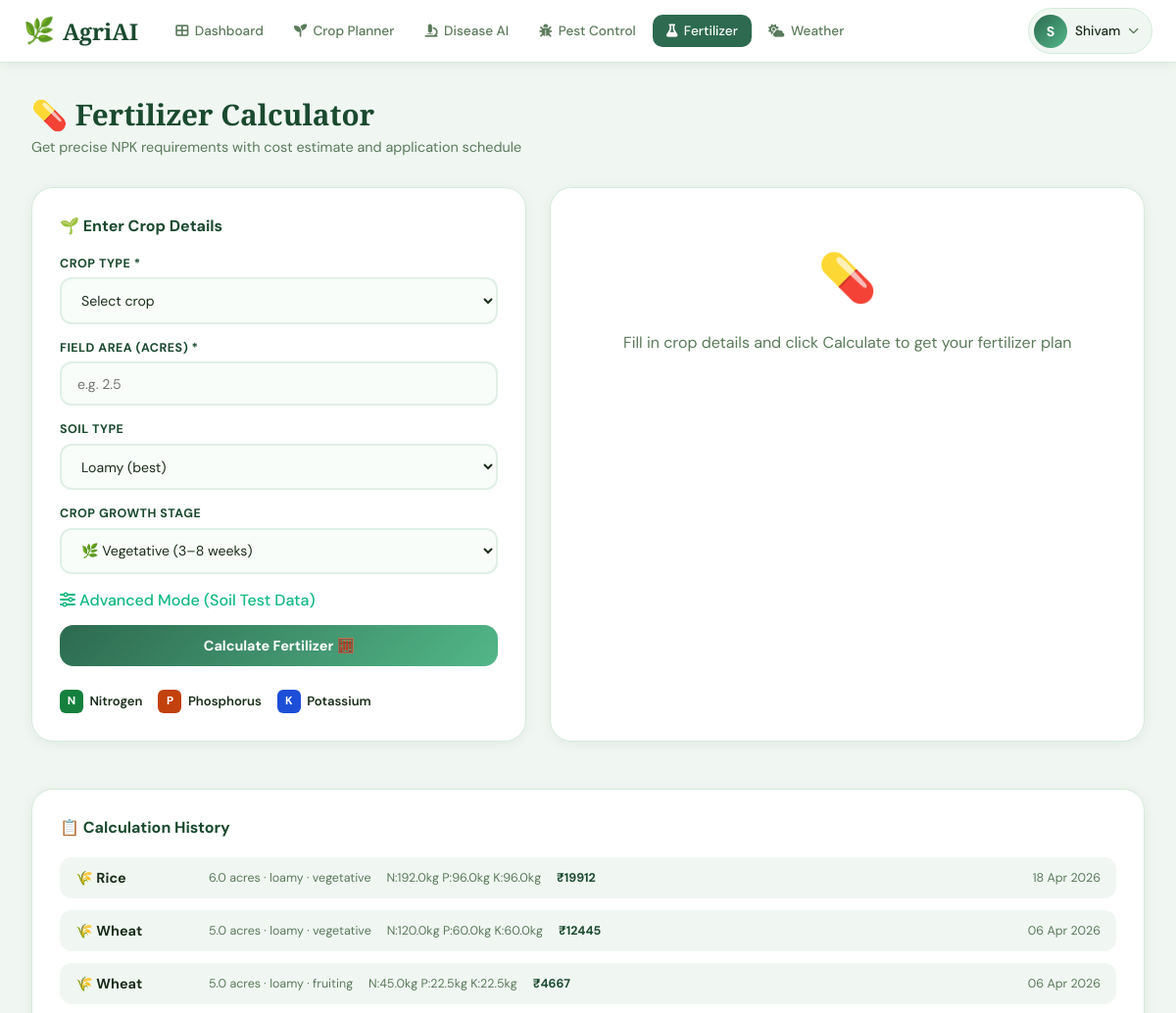
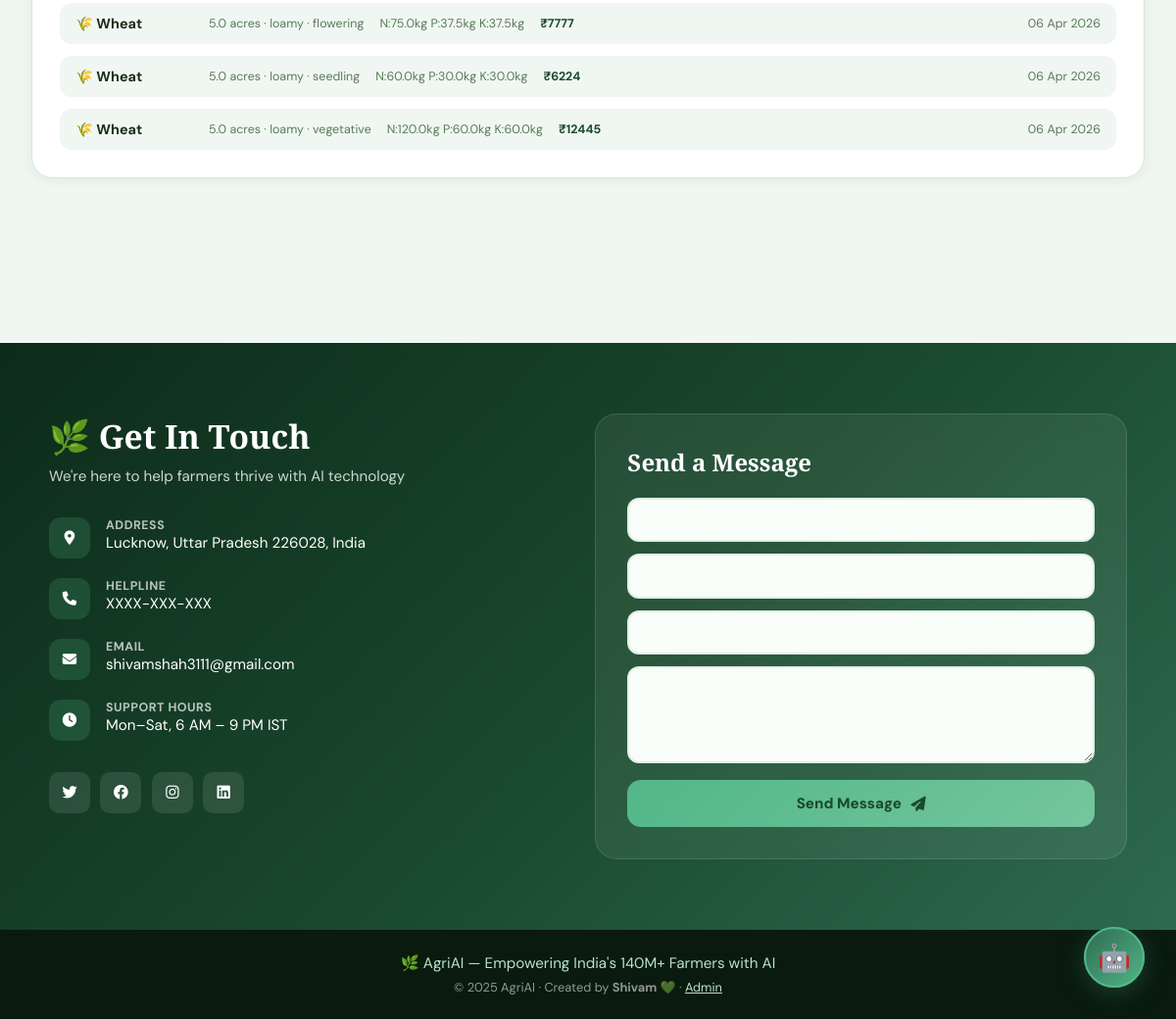
Screenshot of /fertilizer/ (signed in) with the database file from the repository (2 pictures, top to bottom).
### agriai_app/models.py (models this page shows)
class FertilizerLog(models.Model):
    user                 = models.ForeignKey(User, on_delete=models.CASCADE, related_name='fertilizer_logs')
    crop_name            = models.CharField(max_length=100)
    field_area           = models.FloatField()
    soil_type            = models.CharField(max_length=100)
    crop_stage           = models.CharField(max_length=100)
    nitrogen_kg          = models.FloatField(default=0)
    phosphorus_kg        = models.FloatField(default=0)
    potassium_kg         = models.FloatField(default=0)
    recommended_fertilizer= models.TextField(blank=True)
    application_schedule = models.TextField(blank=True)
    estimated_cost       = models.FloatField(null=True, blank=True)
    created_at           = models.DateTimeField(auto_now_add=True)
    class Meta:
        ordering = ['-created_at']

### agriai_app/views.py (the view)
# urls.py: path('fertilizer/',   views.fertilizer_view, name='fertilizer'),
@login_required(login_url='/')
def fertilizer_view(request):
    return render(request, 'agriai/fertilizer.html', {
        'logs': FertilizerLog.objects.filter(user=request.user)
    })

### templates/agriai/fertilizer.html (shortened to what this page needs)
{% extends 'agriai/base.html' %}
{% load static %}
{% block nav_fertilizer %}active{% endblock %}
{% block extra_css %}<link rel="stylesheet" href="{% static 'css/features.css' %}">
<link rel="stylesheet" href="{% static 'css/utils.css' %}">
{% endblock %}
{% block content %}
<div class="page-container">
  <div class="page-header">
    <div><h1>💊 Fertilizer Calculator</h1><p>Get precise NPK requirements with cost estimate and application schedule</p></div>
  </div>
  <div class="calc-grid">
    <div class="card calc-input-card animate-in" data-delay="1">
      <h3>🌱 Enter Crop Details</h3>
      <div class="form-group"><label>Crop Type *</label>
        <select id="fcCrop" title="Select crop type">
          <option value="">Select crop</option>
        </select>
      </div>
      <div class="form-group"><label>Field Area (acres) *</label><input type="number" id="fcArea" placeholder="e.g. 2.5" step="0.1" min="0.1"></div>
      <div class="form-group"><label>Soil Type</label>
        <select id="fcSoil" title="Select soil type">
          <option value="loamy">Loamy (best)</option><option value="sandy">Sandy</option>
        </select>
      </div>
      <div class="form-group"><label>Crop Growth Stage</label>
        <select id="fcStage" title="Select crop growth stage">
          <option value="vegetative" selected>🌿 Vegetative (3–8 weeks)</option>
        </select>
      </div>
      <div class="advanced-toggle" style="margin-bottom: 15px; cursor: pointer; color: #10b981; font-weight: 500;" onclick="document.getElementById('advancedOptions').style.display = document.getElementById('advancedOptions').style.display === 'none' ? 'block' : 'none'">
        <i class="fa fa-sliders-h"></i> Advanced Mode (Soil Test Data)
      </div>
      <button class="btn-primary full" onclick="calculateFertilizer()">Calculate Fertilizer 🧮</button>
      <div class="npk-legend">
        <div class="npk-item n"><strong>N</strong>Nitrogen</div>
        <div class="npk-item p"><strong>P</strong>Phosphorus</div>
        <div class="npk-item k"><strong>K</strong>Potassium</div>
      </div>
    </div>
    <div class="card animate-in" data-delay="2">
      <div id="fertPlaceholder" class="text-center text-muted p-2">
        <div class="mb-1-5 font-3rem">💊</div>
        <p>Fill in crop details and click Calculate to get your fertilizer plan</p>
      </div>
    </div>
  </div>
  <div class="card animate-in" data-delay="3">
    <h3>📋 Calculation History</h3>
    {% if logs %}
    <div class="fert-history">
      {% for l in logs %}
      <div class="fert-log-item">
        <div class="fli-crop">🌾 {{ l.crop_name|title }}</div>
        <div class="fli-details">{{ l.field_area }} acres · {{ l.soil_type }} · {{ l.crop_stage }}</div>
        <div class="fli-npk">N:{{ l.nitrogen_kg }}kg P:{{ l.phosphorus_kg }}kg K:{{ l.potassium_kg }}kg</div>
        <div class="fli-cost">₹{{ l.estimated_cost|floatformat:0 }}</div>
        <div class="fli-date">{{ l.created_at|date:"d M Y" }}</div>
      </div>
      {% endfor %}
    </div>
    {% else %}
    <div class="empty-state"><span>💊</span><p>No calculations yet. Run your first above!</p></div>
    {% endif %}
  </div>
</div>
{% endblock %}

### templates/agriai/base.html (shortened to what this page needs)
<!DOCTYPE html>
<html lang="en">
<head>
{% load static %}
<link rel="stylesheet" href="{% static 'css/base.css' %}">
<link rel="stylesheet" href="{% static 'css/utils.css' %}">
<link rel="stylesheet" href="https://cdnjs.cloudflare.com/ajax/libs/font-awesome/6.4.0/css/all.min.css">
{% block extra_css %}{% endblock %}
</head>
<body>
<nav class="topnav" id="topNav">
  <div class="nav-brand">
    <a href="/dashboard/" class="brand-link">
      <span class="brand-leaf">🌿</span>
      <span class="brand-name">AgriAI</span>
    </a>
  </div>
  <div class="nav-links" id="navLinks">
    <a href="/dashboard/"    class="nav-item {% block nav_dashboard %}{% endblock %}"><i class="fa fa-th-large"></i><span>Dashboard</span></a>
    <a href="/crop-planner/" class="nav-item {% block nav_crop %}{% endblock %}"><i class="fa fa-seedling"></i><span>Crop Planner</span></a>
    <a href="/disease/"      class="nav-item {% block nav_disease %}{% endblock %}"><i class="fa fa-microscope"></i><span>Disease AI</span></a>
    <a href="/pest-control/" class="nav-item {% block nav_pest %}{% endblock %}"><i class="fa fa-bug"></i><span>Pest Control</span></a>
    <a href="/fertilizer/"   class="nav-item {% block nav_fertilizer %}{% endblock %}"><i class="fa fa-flask"></i><span>Fertilizer</span></a>
    <a href="/weather/"      class="nav-item {% block nav_weather %}{% endblock %}"><i class="fa fa-cloud-sun"></i><span>Weather</span></a>
  </div>
  <div class="nav-right">
    <div class="user-pill" onclick="toggleUserMenu()">
      <div class="user-avatar">{{ request.user.first_name|first|upper|default:"U" }}</div>
      <span class="user-name">{{ request.user.first_name|default:request.user.username }}</span>
      <i class="fa fa-chevron-down"></i>
    </div>
  </div>
</nav>
<main class="main-content">
  {% block content %}{% endblock %}
</main>
<div class="chatbot-fab" onclick="toggleChatbot()" id="chatFab" title="Open AgriBot">
  <div class="fab-icon">🤖</div>
  <div class="fab-pulse"></div>
</div>
<section class="contact-section" id="contactSection">
  <div class="contact-grid">
    <div class="contact-info">
      <h2>🌿 Get In Touch</h2>
      <p>We're here to help farmers thrive with AI technology</p>
      <div class="contact-items">
        <div class="contact-item">
          <div class="ci-icon"><i class="fa fa-map-marker-alt"></i></div>
          <div><strong>Address</strong><span>Lucknow, Uttar Pradesh 226028, India</span></div>
        </div>
        <div class="contact-item">
          <div class="ci-icon"><i class="fa fa-phone"></i></div>
          <div><strong>Helpline</strong><span>XXXX-XXX-XXX</span></div>
        </div>
        <div class="contact-item">
          <div class="ci-icon"><i class="fa fa-envelope"></i></div>
          <div><strong>Email</strong><span>shivamshah3111@gmail.com</span></div>
        </div>
        <div class="contact-item">
          <div class="ci-icon"><i class="fa fa-clock"></i></div>
          <div><strong>Support Hours</strong><span>Mon–Sat, 6 AM – 9 PM IST</span></div>
        </div>
      </div>
      <div class="social-links">
        <a href="https://x.com/VickieShivam" target="_blank" class="social-btn" title="Twitter/X"><i class="fab fa-twitter"></i></a>
        <a href="https://www.facebook.com/share/1b1Ac4jv5n/" target="_blank" class="social-btn" title="Facebook"><i class="fab fa-facebook"></i></a>
        <a href="https://www.instagram.com/ig_.vickie?igsi=MWd5YnNtcnJ0ZnM0cw==" target="_blank" class="social-btn" title="Instagram"><i class="fab fa-instagram"></i></a>
        <a href="https://www.linkedin.com/in/shivam-shah-4a83232a8?utm_source=share_via&utm_content=profile&utm_medium=member_android" target="_blank" class="social-btn" title="LinkedIn"><i class="fab fa-linkedin"></i></a>
      </div>
    </div>
    <form class="contact-form-wrap" onsubmit="event.preventDefault(); submitContact();">
      <h3>Send a Message</h3>
      <div class="form-group"><input type="text"  id="contactName"    placeholder="Your Name" required></div>
      <div class="form-group"><input type="email" id="contactEmail"   placeholder="Your Email" required></div>
      <div class="form-group"><input type="text"  id="contactSubject" placeholder="Subject" required></div>
      <div class="form-group"><textarea id="contactMsg" rows="4" placeholder="Your message..." required></textarea></div>
      <button type="submit" class="btn-submit">Send Message <i class="fa fa-paper-plane"></i></button>
    </form>
  </div>
</section>
<footer class="site-footer">
  <div class="footer-brand">🌿 AgriAI — Empowering India's 140M+ Farmers with AI</div>
  <p>© 2025 AgriAI · Created by <strong>Shivam</strong> 💚 · <a href="/admin/" class="text-green-pale">Admin</a></p>
</footer>
</body>
</html>

### static/css/utils.css (style rules this page uses)
.animate-in { animation: fadeSlideIn 0.6s ease-out forwards; }
.animate-in[data-delay] { opacity: 0; }
.animate-in[data-delay="1"] { animation-delay: 0.15s; }
.animate-in[data-delay="2"] { animation-delay: 0.3s; }
.animate-in[data-delay="3"] { animation-delay: 0.45s; }
.mb-1-5 { margin-bottom: 1.5rem; }
.p-2 { padding: 2rem; }
.font-3rem { font-size: 3rem; }
.text-green-pale { color: var(--green-pale); }
.text-muted { color: var(--text-muted); }
.text-center { text-align: center; }
.full { width: 100%; }

### static/css/features.css (style rules this page uses)
.page-container { max-width:1200px; margin:0 auto; padding:2rem; }
.page-header { display:flex; flex-wrap:wrap; align-items:flex-start; gap:1rem; margin-bottom:2rem; }
.page-header > div:first-child { flex:1; }
.page-header h1 { font-family:'Playfair Display',serif; font-size:1.85rem; color:var(--green-deep); }
.page-header p { color:var(--text-muted); font-size:.9rem; margin-top:.25rem; }
.card { background:white; border-radius:22px; padding:1.75rem; box-shadow:0 2px 14px rgba(0,0,0,.06); border:1px solid var(--border); margin-bottom:1.5rem; }
.card h3 { font-size:1rem; color:var(--green-deep); margin-bottom:1.25rem; font-weight:700; }
.btn-primary { display:inline-flex; align-items:center; gap:.5rem; padding:.75rem 1.5rem; background:linear-gradient(135deg,var(--green-mid),var(--green-light)); color:white; border:none; border-radius:14px; font-family:'DM Sans',sans-serif; font-size:.9rem; font-weight:700; cursor:pointer; transition:all .3s; }
.btn-primary.full { width:100%; justify-content:center; }
.form-group { margin-bottom:1rem; }
.form-group label { display:block; font-size:.78rem; font-weight:700; color:var(--green-deep); margin-bottom:.4rem; text-transform:uppercase; letter-spacing:.5px; }
.form-group input, .form-group select, .form-group textarea, .select-field { width:100%; padding:.73rem 1rem; border:2px solid #e0efe6; border-radius:12px; font-family:'DM Sans',sans-serif; font-size:.88rem; outline:none; transition:all .3s; background:#f9fdf9; color:var(--text); }
.form-group textarea { resize:vertical; }
.calc-grid { display:grid; grid-template-columns:1fr 1.2fr; gap:1.5rem; margin-bottom:1.5rem; }
.npk-legend { display:flex; gap:1rem; margin-top:1.5rem; flex-wrap:wrap; }
.npk-item { display:flex; align-items:center; gap:.4rem; font-size:.82rem; font-weight:600; }
.npk-item strong { width:24px; height:24px; border-radius:6px; display:flex; align-items:center; justify-content:center; color:white; font-size:.72rem; }
.npk-item.n strong { background:#15803d; }
.npk-item.p strong { background:#c2410c; }
.npk-item.k strong { background:#1d4ed8; }
.fert-history { display:flex; flex-direction:column; gap:.75rem; }
.fert-log-item { display:flex; align-items:center; gap:1rem; padding:.75rem 1rem; background:var(--bg); border-radius:12px; flex-wrap:wrap; }
.fli-crop { font-weight:700; font-size:.9rem; min-width:120px; }
.fli-details, .fli-npk, .fli-cost, .fli-date { font-size:.78rem; color:var(--text-muted); }
.fli-cost { font-weight:700; color:var(--green-deep); }
.fli-date { margin-left:auto; }

### rows the page displays
FertilizerLog: crop_name "Rice", field_area "6.0", soil_type "loamy", crop_stage "vegetative", nitrogen_kg "192.0", phosphorus_kg "96.0", potassium_kg "96.0", estimated_cost "19912", created_at "18 Apr 2026"
FertilizerLog: crop_name "Wheat", field_area "5.0", soil_type "loamy", crop_stage "vegetative", nitrogen_kg "120.0", phosphorus_kg "60.0", potassium_kg "60.0", estimated_cost "12445", created_at "06 Apr 2026"
FertilizerLog: crop_name "Wheat", field_area "5.0", soil_type "loamy", crop_stage "fruiting", nitrogen_kg "45.0", phosphorus_kg "22.5", potassium_kg "22.5", estimated_cost "4667", created_at "06 Apr 2026"
FertilizerLog: crop_name "Wheat", field_area "5.0", soil_type "loamy", crop_stage "flowering", nitrogen_kg "75.0", phosphorus_kg "37.5", potassium_kg "37.5", estimated_cost "7777", created_at "06 Apr 2026"
FertilizerLog: crop_name "Wheat", field_area "5.0", soil_type "loamy", crop_stage "seedling", nitrogen_kg "60.0", phosphorus_kg "30.0", potassium_kg "30.0", estimated_cost "6224", created_at "06 Apr 2026"
FertilizerLog: crop_name "Wheat", field_area "5.0", soil_type "loamy", crop_stage "vegetative", nitrogen_kg "120.0", phosphorus_kg "60.0", potassium_kg "60.0", estimated_cost "12445", created_at "06 Apr 2026"

### other values shown
{{ request.user.first_name|first|upper|default:"U" }} "S"
{{ request.user.first_name|default:request.user.username }} "Shivam"
